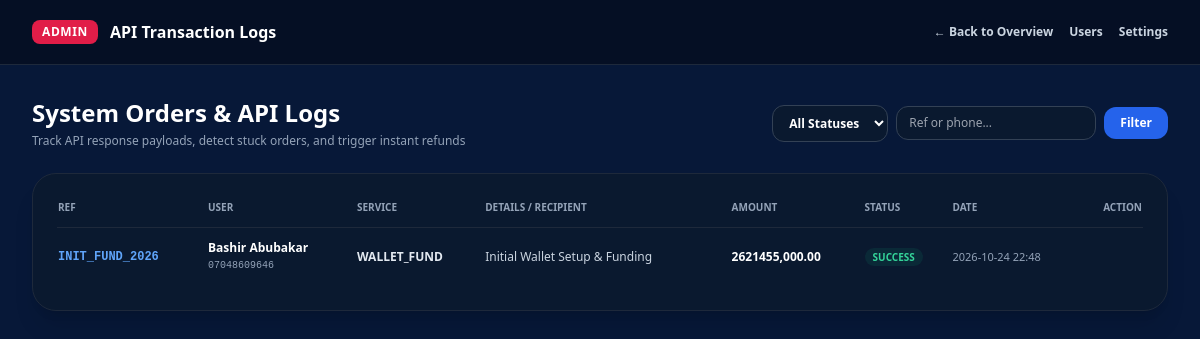
/admin/transactions.php, run on the app's committed database.
### tables this page shows
CREATE TABLE IF NOT EXISTS `transactions` (
  `id` int(11) NOT NULL AUTO_INCREMENT,
  `user_id` int(11) NOT NULL,
  `reference` varchar(80) NOT NULL UNIQUE,
  `service_type` enum('data','airtime','cable','electricity','wallet_fund','bonus_transfer') NOT NULL,
  `network` varchar(20) DEFAULT NULL,
  `recipient` varchar(50) DEFAULT NULL,
  `amount` decimal(12,2) NOT NULL,
  `discount` decimal(10,2) DEFAULT 0.00,
  `balance_before` decimal(12,2) NOT NULL,
  `balance_after` decimal(12,2) NOT NULL,
  `status` enum('SUCCESS','PENDING','FAILED','REFUNDED') DEFAULT 'PENDING',
  `description` text DEFAULT NULL,
  `api_response` text DEFAULT NULL,
  `created_at` timestamp NOT NULL DEFAULT CURRENT_TIMESTAMP,
  PRIMARY KEY (`id`),
  KEY `idx_user` (`user_id`),
  KEY `idx_ref` (`reference`),
  KEY `idx_status` (`status`)
);

CREATE TABLE IF NOT EXISTS `users` (
  `id` int(11) NOT NULL AUTO_INCREMENT,
  `name` varchar(120) NOT NULL,
  `email` varchar(150) NOT NULL UNIQUE,
  `phone` varchar(20) NOT NULL UNIQUE,
  `password_hash` varchar(255) NOT NULL,
  `pin` varchar(10) DEFAULT '1234',
  `balance` decimal(12,2) DEFAULT 0.00,
  `bonus_balance` decimal(12,2) DEFAULT 0.00,
  `tier` enum('smart','reseller','api') DEFAULT 'smart',
  `status` enum('active','suspended') DEFAULT 'active',
  `virtual_bank_name` varchar(100) DEFAULT 'Wema Bank',
  `virtual_account_number` varchar(30) DEFAULT NULL,
  `virtual_account_name` varchar(150) DEFAULT NULL,
  `created_at` timestamp NOT NULL DEFAULT CURRENT_TIMESTAMP,
  `updated_at` timestamp NOT NULL DEFAULT CURRENT_TIMESTAMP ON UPDATE CURRENT_TIMESTAMP,
  PRIMARY KEY (`id`),
  KEY `idx_phone` (`phone`),
  KEY `idx_email` (`email`)
);

### admin/transactions.php (the view, shortened to what this page needs)
<?php
$pdo = get_db_connection();
$search       = trim($_GET['q'] ?? '');
$txs = [];
if ($pdo) {
    try {
        $query = "SELECT t.*, u.name as user_name, u.phone as user_phone FROM transactions t LEFT JOIN users u ON t.user_id = u.id WHERE 1=1";
        $params = [];
        $query .= " ORDER BY t.id DESC LIMIT 100";
        $stmt = $pdo->prepare($query);
        $stmt->execute($params);
        $txs = $stmt->fetchAll();
    } catch (Exception $e) {
        error_log("Transactions query error: " . $e->getMessage());
    }
}
?>
<!DOCTYPE html>
<html lang="en" class="h-full bg-[#071838] text-slate-100 antialiased">
<head>
    <script src="https://cdn.tailwindcss.com"></script>
</head>
<body class="min-h-full flex flex-col bg-[#071838]">
<header class="bg-[#050f24] border-b border-slate-800 sticky top-0 z-50">
    <div class="max-w-7xl mx-auto px-4 sm:px-6 lg:px-8 h-16 flex items-center justify-between">
        <div class="flex items-center gap-3">
            <span class="px-2.5 py-1 rounded-lg bg-rose-600 text-white font-black text-xs uppercase tracking-wider">Admin</span>
            <span class="font-bold text-white text-base">API Transaction Logs</span>
        </div>
        <nav class="flex items-center gap-4 text-xs font-semibold">
            <a href="index.php" class="text-slate-300 hover:text-white">&larr; Back to Overview</a>
            <a href="users.php" class="text-slate-300 hover:text-white">Users</a>
            <a href="settings.php" class="text-slate-300 hover:text-white">Settings</a>
        </nav>
    </div>
</header>
<main class="flex-1 max-w-7xl w-full mx-auto p-4 sm:p-6 lg:p-8 space-y-6">
    <div class="flex flex-col sm:flex-row sm:items-center justify-between gap-4">
        <div>
            <h1 class="text-2xl font-black text-white">System Orders & API Logs</h1>
            <p class="text-xs text-slate-400 mt-1">Track API response payloads, detect stuck orders, and trigger instant refunds</p>
        </div>
        <form action="transactions.php" method="GET" class="flex flex-wrap items-center gap-2">
            <select name="status" class="px-3 py-2 rounded-xl bg-[#0a192f] border border-slate-700 text-white text-xs font-semibold">
                <option value="">All Statuses</option>
            </select>
            <input type="text" name="q" value="<?= htmlspecialchars($search) ?>" placeholder="Ref or phone..." class="px-3 py-2 rounded-xl bg-[#0a192f] border border-slate-700 text-white text-xs">
            <button type="submit" class="px-4 py-2 rounded-xl bg-blue-600 text-white text-xs font-bold">Filter</button>
        </form>
    </div>
    <div class="p-6 rounded-3xl bg-[#0a192f] border border-slate-800 shadow-xl overflow-hidden">
        <div class="overflow-x-auto">
            <table class="w-full text-left text-xs">
                <thead>
                    <tr class="border-b border-slate-800 text-slate-400 text-[10px] uppercase">
                        <th class="pb-3">Ref</th>
                        <th class="pb-3">User</th>
                        <th class="pb-3">Service</th>
                        <th class="pb-3">Details / Recipient</th>
                        <th class="pb-3">Amount</th>
                        <th class="pb-3">Status</th>
                        <th class="pb-3">Date</th>
                        <th class="pb-3 text-right">Action</th>
                    </tr>
                </thead>
                <tbody class="divide-y divide-slate-800/60">
                    <?php foreach ($txs as $t):
                        $badge = [
                            'SUCCESS'  => 'bg-emerald-500/10 text-emerald-400',
                            'FAILED'   => 'bg-rose-500/10 text-rose-400',
                            'PENDING'  => 'bg-amber-500/10 text-amber-400',
                            'REFUNDED' => 'bg-purple-500/10 text-purple-400',
                        ][$t['status']] ?? 'bg-slate-700 text-slate-300';
                    ?>
                        <tr class="hover:bg-slate-800/40">
                            <td class="py-3 font-mono text-blue-400 font-bold"><?= htmlspecialchars($t['reference']) ?></td>
                            <td class="py-3">
                                <span class="font-bold text-white block"><?= htmlspecialchars($t['user_name'] ?? ('#' . $t['user_id'])) ?></span>
                                <span class="text-[10px] text-slate-400 font-mono"><?= htmlspecialchars($t['user_phone'] ?? '') ?></span>
                            </td>
                            <td class="py-3 uppercase font-semibold text-slate-200"><?= htmlspecialchars($t['service_type']) ?></td>
                            <td class="py-3 text-slate-300 max-w-xs truncate"><?= htmlspecialchars($t['description'] ?? $t['recipient']) ?></td>
                            <td class="py-3 font-black text-white"><?= CURRENCY_SYMBOL ?><?= number_format($t['amount'], 2) ?></td>
                            <td class="py-3">
                                <span class="px-2 py-0.5 rounded-full text-[10px] font-bold uppercase <?= $badge ?>">
                                    <?= htmlspecialchars($t['status']) ?>
                                </span>
                            </td>
                            <td class="py-3 text-slate-400 text-[11px]"><?= date('Y-m-d H:i', strtotime($t['created_at'])) ?></td>
                            <td class="py-3 text-right">
                            </td>
                        </tr>
                    <?php endforeach; ?>
                </tbody>
            </table>
        </div>
    </div>
</main>
</body>
</html>

### data on the page
transactions: reference "INIT_FUND_2026", user.name "Bashir Abubakar", user.phone "07048609646", service_type "WALLET_FUND", description "Initial Wallet Setup & Funding", amount "5,000.00", status "SUCCESS", created_at "2026-10-24 22:48"
